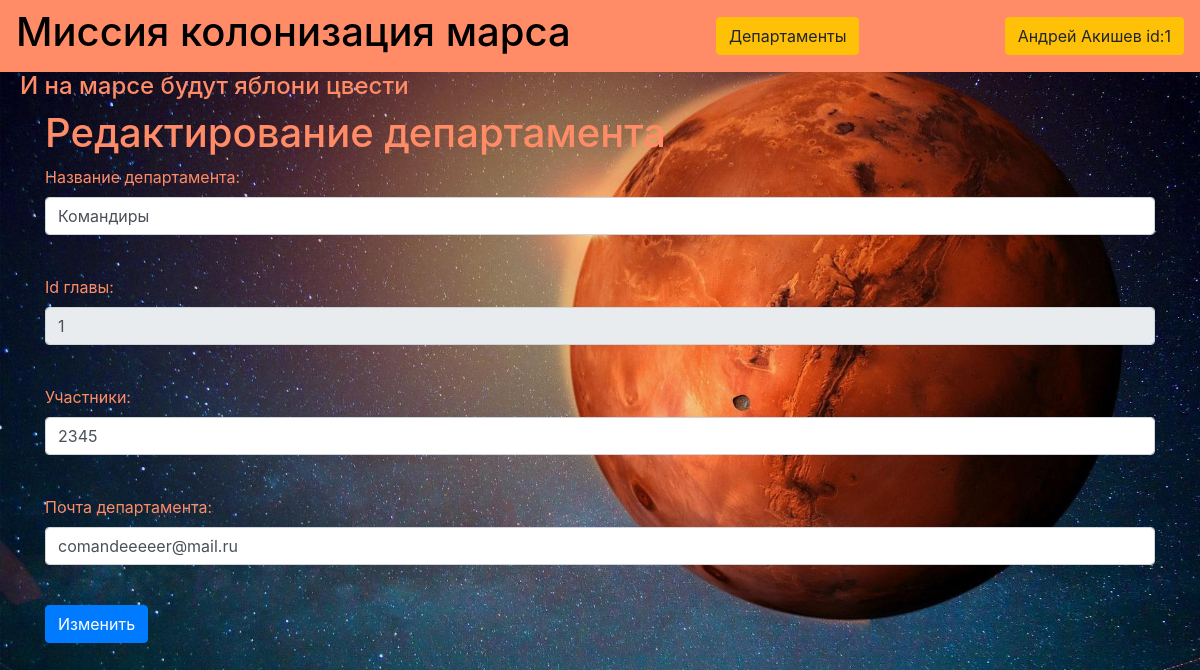
The app's page /editdep/1 (signed in) with its own data.
### data/users.py (models this page shows, shortened)
class User(SqlAlchemyBase, UserMixin, SerializerMixin):
    __tablename__ = 'users'
    id = sqlalchemy.Column(sqlalchemy.Integer, primary_key=True, autoincrement=True)
    name = sqlalchemy.Column(sqlalchemy.String, nullable=True)
    surname = sqlalchemy.Column(sqlalchemy.String, nullable=True)
    age = sqlalchemy.Column(sqlalchemy.Integer, nullable=True)
    position = sqlalchemy.Column(sqlalchemy.String, nullable=True)
    speciality = sqlalchemy.Column(sqlalchemy.String, nullable=True)
    address = sqlalchemy.Column(sqlalchemy.String, nullable=True)
    email = sqlalchemy.Column(sqlalchemy.String, nullable=True, unique=True)
    hashed_password = sqlalchemy.Column(sqlalchemy.String, nullable=True)
    modified_date = sqlalchemy.Column(sqlalchemy.DateTime, default=dt.datetime.now())
    jobs = orm.relationship("Jobs", back_populates='lead')
    departaments = orm.relationship("Departament", back_populates='chf')

### data/departaments.py (models this page shows)
class Departament(SqlAlchemyBase, SerializerMixin):
    __tablename__ = 'departaments'
    id = sqlalchemy.Column(sqlalchemy.Integer, primary_key=True, autoincrement=True)
    title = sqlalchemy.Column(sqlalchemy.String)
    chief = sqlalchemy.Column(sqlalchemy.Integer, sqlalchemy.ForeignKey('users.id'))
    chf = orm.relationship('User')
    members = sqlalchemy.Column(sqlalchemy.String, nullable=True)
    email = sqlalchemy.Column(sqlalchemy.String)

### main.py (the view, shortened to what this page needs)
@login_required
@app.route('/editdep/<int:depid>', methods=['GET', 'POST'])
def editdep(depid):
    form = DepartamentForm()
    userid = current_user.id
    if request.method == "GET":
        db_sess = db_session.create_session()
        dep = db_sess.query(Departament).filter(Departament.id == depid).first()
        if dep and (dep.chief == userid or userid == 1):
            form.title.data = dep.title
            form.email.data = dep.email
            form.members.data = dep.members
            form.chief.data = dep.chief
            form.chief.render_kw = {'readonly': True}
            form.submit.label.text = 'Изменить'
        else:
            abort(404)
    return render_template('dep.html', title='Редактирование департамента', form=form)

### froms/depeart.py
class DepartamentForm(FlaskForm):
    title = StringField('Название департамента:', validators=[DataRequired()])
    email = EmailField('Почта департамента:', validators=[DataRequired()])
    chief = IntegerField('Id главы:', validators=[DataRequired()])
    members = StringField('Участники:')
    submit = SubmitField('Подтвердить')

### data/db_session.py (called while the page is built)
def create_session() -> Session:
    global __factory
    return __factory()

### main.py (called while the page is built)
@loginmng.user_loader
def load_user(user_id):
    db_sess = db_session.create_session()
    return db_sess.query(User).get(user_id)

### templates/dep.html (shortened to what this page needs)
{% extends "base.html" %}
{% block content %}
<h1>{{ title }}</h1>
<form action="" method="POST">
    <p>
        {{ form.title.label }}
        {{ form.title(class="form-control") }}<br>
    </p>
    <p>
        {{ form.chief.label }}
        {{ form.chief(class="form-control", type="number") }}<br>
    </p>
    <p>
        {{ form.members.label }}
        {{ form.members(class="form-control") }}<br>
    </p>
    <p>
        {{ form.email.label }}
        {{ form.email(class="form-control", type="email") }}<br>
    </p>
    <p>{{ form.submit(type="submit", class="btn btn-primary") }}</p>
</form>
{% endblock %}

### templates/base.html (shortened to what this page needs)
<!DOCTYPE html>
<html lang="en">
<head>
    <link rel="stylesheet"
          href="https://stackpath.bootstrapcdn.com/bootstrap/4.4.1/css/bootstrap.min.css"
>
    <link rel="stylesheet" type="text/css" href="{{url_for('static', filename='css/file.css')}}" />
</head>
<body>
<header>
    <nav class="navbar" style="background-color: #ff8c66;">
        <a class="h1" href="/" style="color: black; text-decoration: none">Миссия колонизация марса</a>
        <a type="button" class="btn btn-warning" href="/deptable"> Департаменты </a>
        {% if current_user.is_authenticated %}
            <a type="button" class="btn btn-warning" href="/logout"> {{ current_user.name }} {{ current_user.surname }} id:{{ current_user.id }} </a>
        {% else %}
            <a type="button" class="btn btn-warning" href="/login"> Войти </a>
        {% endif %}
    </nav>
</header>
<h4>И на марсе будут яблони цвести</h4>
<main role="main" class="container">
    {% block content %}{% endblock %}
</main>
</body>
</html>

### static/css/file.css (style rules this page uses)
h4 { color: #ff8c66; padding-left: 20px; }
body { background-image: url('/static/img/background.jpg'); background-size: cover; }
label { color: #ff8c66 }
h1 { color: #ff8c66 }

### records on screen
User: name "Андрей", surname "Акишев", id "1"
Departament: title "Командиры", chief "1", members "2345", email "comandeeeeer@mail.ru"

### other values on screen
{{ title }} "Редактирование департамента"
